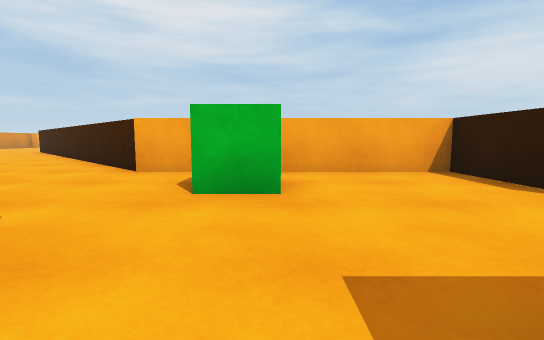
view 1 (above)

24 first-person views from a walk through a scene from a Unity 3-D project. The camera is 0.62 m above the floor, tilts 6° down and sees 85° across. The floor is counted in squares, 1 m on a side. Each view is taken from the middle of a square. On the plan, view 1 faces up. The plan holds only what a view shows up to about 9 squares ahead; the rest is blank. The place goes on beyond the plan. The player character is not drawn.

view 2
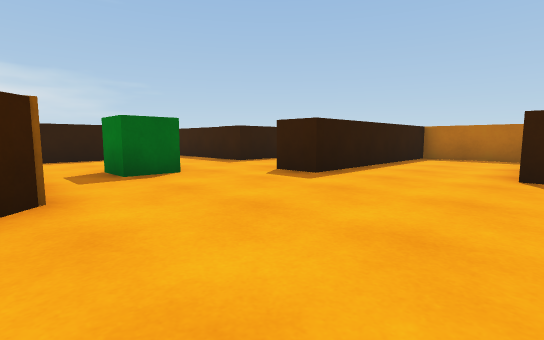

view 3
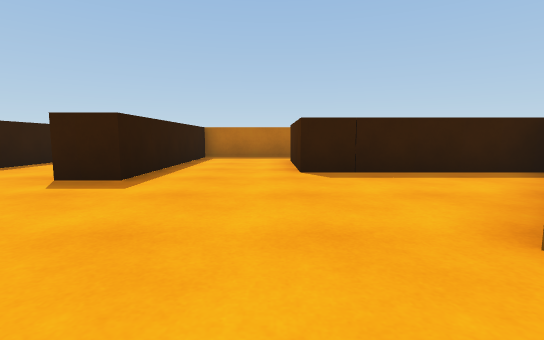

view 4
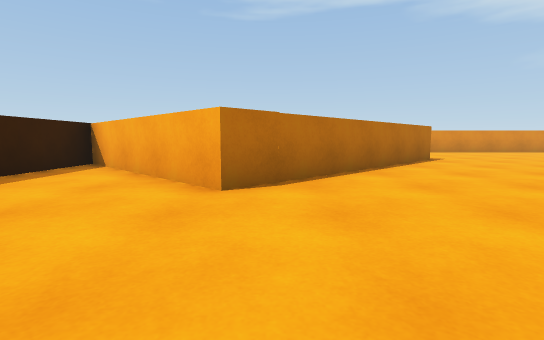

view 5
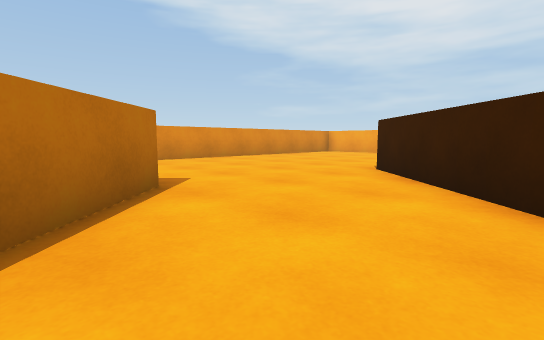

view 6
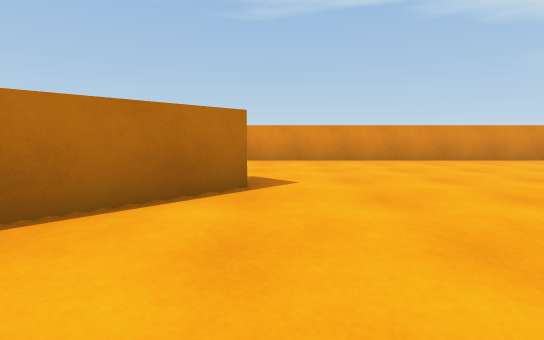

view 7
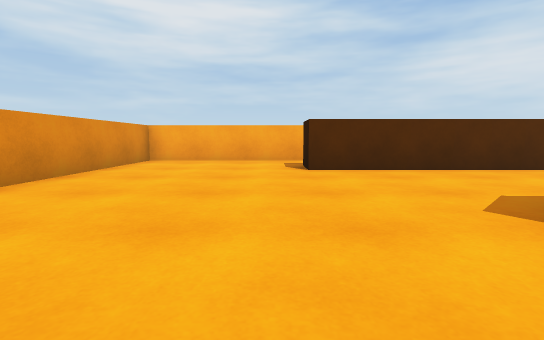

view 8
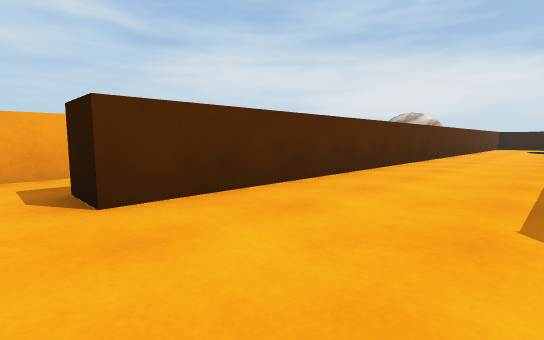

view 9
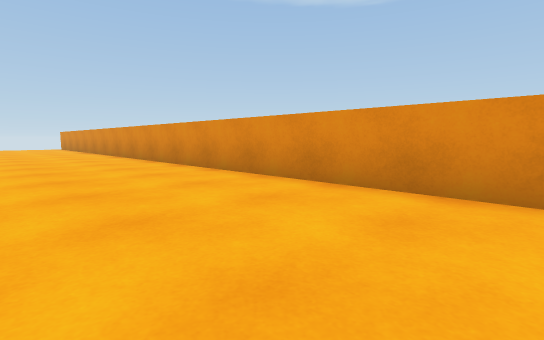

view 10
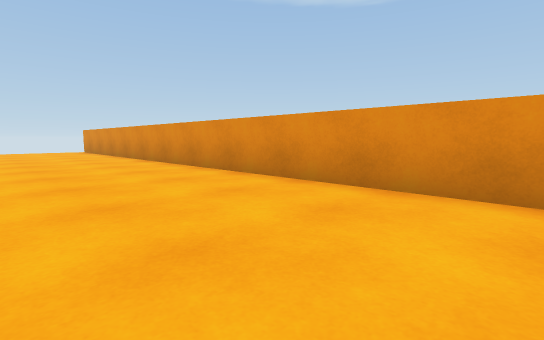

view 11
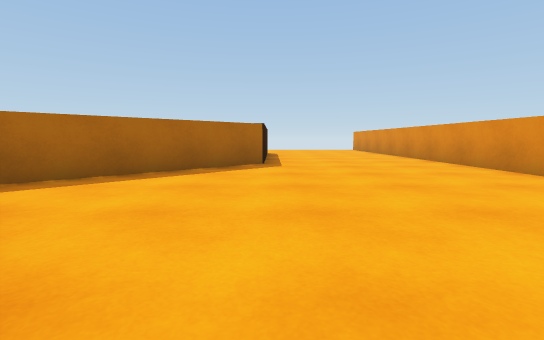

view 12
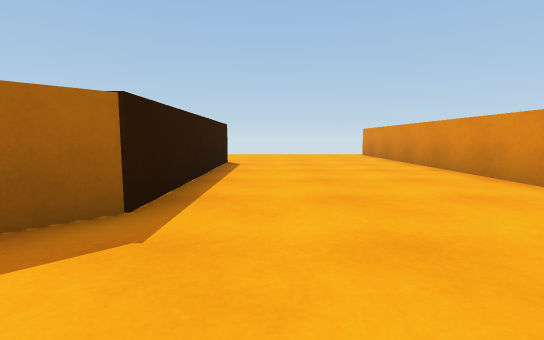

view 13
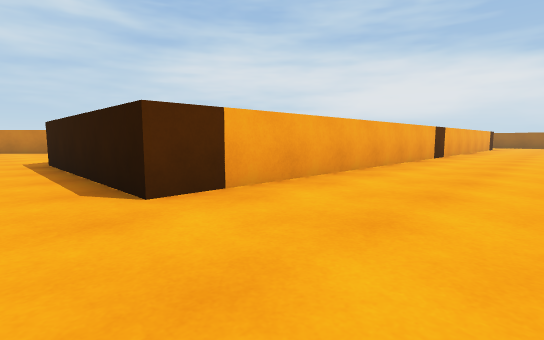

view 14
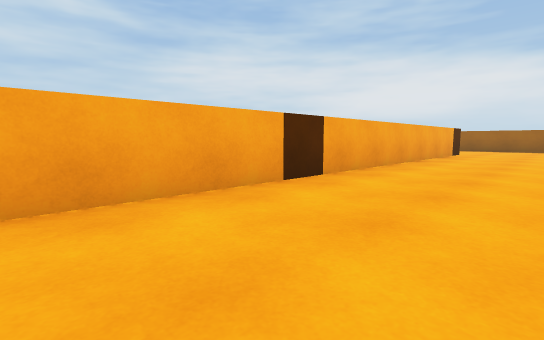

view 15
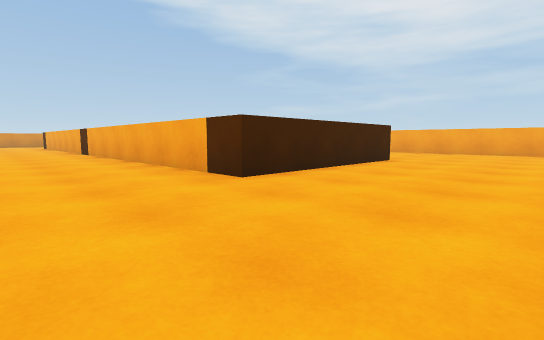

view 16
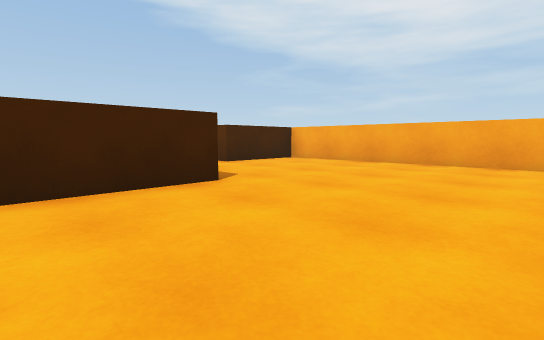

view 17
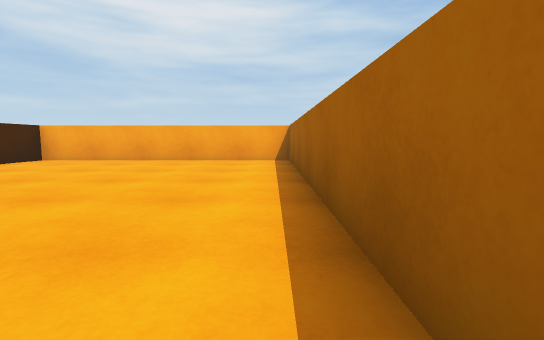

view 18
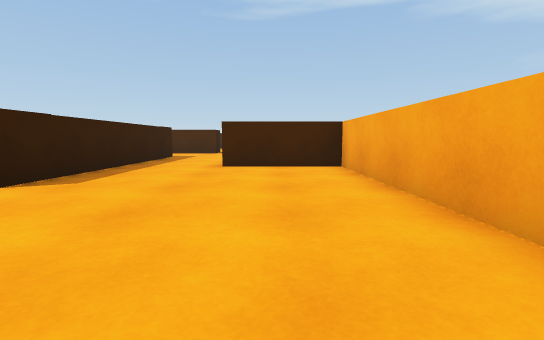

view 19
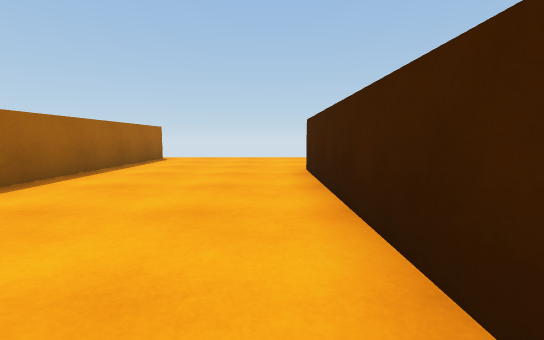

view 20
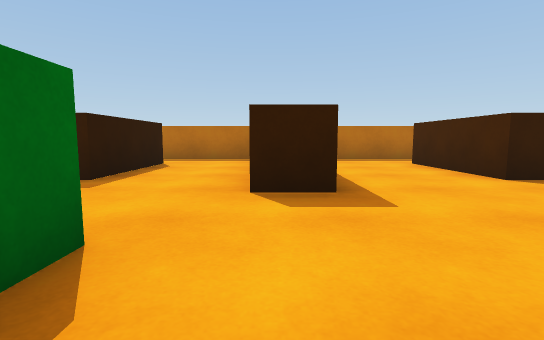

view 21
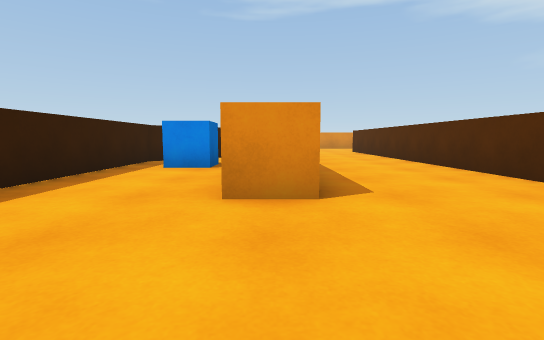

view 22
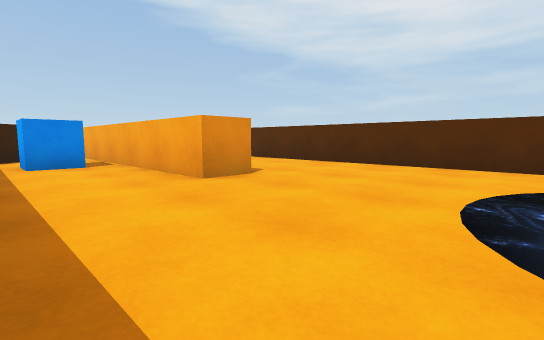

view 23
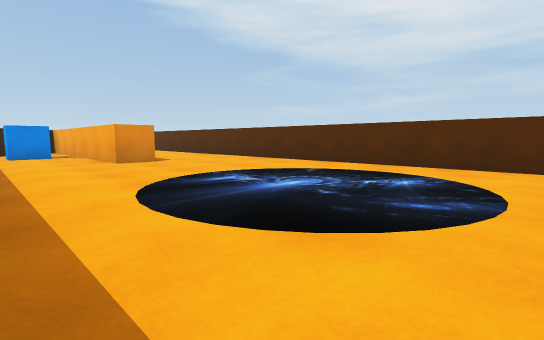

view 24
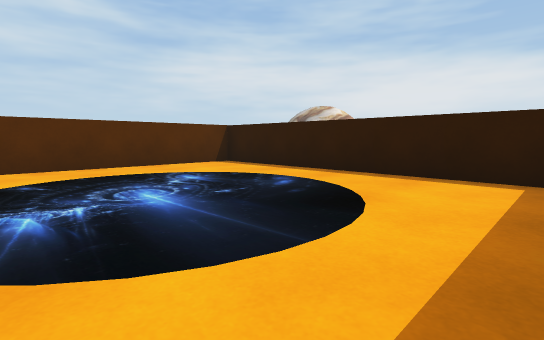

### Floor plan
Points are (right, up) in squares from view 1. A wall is a line through its corners. A room is listed if a view was taken in it or the views show most of it. See-through windows are left out.
Room 1 (views 1, 3, 4, 20)
walls: (-1.5, 5.6) (-2.5, 5.6) (-4, 7.1); (-6.5, 4.4) (-10.3, 0.6) (-5.5, 0.6) (-5.5, -2.5); (0.7, -2.5) (0.7, 0.6) (3.4, 0.6); (3.4, 3.4) (3.4, 5.6) (0.1, 5.6); (-2.8, -3.6) (-2.8, 1.6) (-1.8, 1.6); (-1.4, -4) (1.4, -4); (-6.4, -4) (-3.1, -4)
ways out: opening at (-5.7, 6) to room 2; opening at (4, 1.5) to room 2; opening at (-6, -3); opening at (1, -3)
objects: green cube (-1, 4) to (0, 4)
Room 2 (views 2, 5, 6, 7, 8, 9, 10, 11, 12, 13, 14, 15, 16, 17, 18, 19, 21, 22, 23, 24)
walls: (-4, 7.1) (-6.1, 9.1); (-8.1, 11.1) (-10.8, 13.9); (-7.5, 11.9) (-6.2, 10.6) (-1.6, 10.6); (-11.8, 9.7) (-6.5, 4.4); (-1, 14.5) (-1, 13.5) (-7.4, 13.5); (3.4, 0.6) (7.3, 0.6) (7.3, -5) (-11.8, -5) (-11.8, 0.5) (-8.3, 4); (8.1, 11.1) (8.1, 17.9) (-12.3, 17.9) (-12.3, 18.9); (-11.9, 20.5) (-16.5, 20.5) (-16.5, -6.1); (11.6, 5.6) (4.4, 5.6) (4.4, 2.9) (3.9, 2.9); (11.5, -8.1) (11.5, 5.2)
ways out: opening at (-5.7, 6) to room 1; opening at (4, 1.5) to room 1
objects: blue cube (-5, 12)

Where each view was taken, in squares from view 1:
view 1: 0 up, 0 right, facing up
view 2: 6 up, 6 left, facing down-right
view 3: 6 up, 5 left, facing down
view 4: 5 up, 3 left, facing left
view 5: 8 up, 8 left, facing up-left
view 6: 10 up, 8 left, facing left
view 7: 12 up, 13 left, facing up
view 8: 15 up, 13 left, facing up-right
view 9: 12 up, 13 left, facing down-left
view 10: 7 up, 13 left, facing down-left
view 11: 8 up, 12 left, facing down
view 12: 3 up, 13 left, facing down
view 13: 8 down, 13 left, facing up-right
view 14: 8 down, 6 left, facing up-right
view 15: 8 down, 11 right, facing up-left
view 16: 2 down, 11 right, facing up-left
view 17: 3 down, 11 right, facing up
view 18: 4 up, 11 right, facing left
view 19: 1 up, 8 right, facing down
view 20: 5 up, 2 left, facing down
view 21: 14 up, 2 right, facing left
view 22: 11 up, 3 right, facing up-left
view 23: 11 up, 7 right, facing up-left
view 24: 11 up, 3 right, facing up-right
